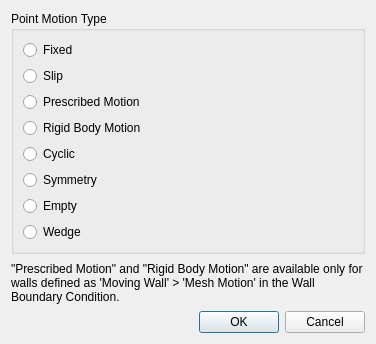
<?xml version="1.0" encoding="UTF-8"?>
<ui version="4.0">
 <class>PointMotionTypeDialog</class>
 <widget class="QDialog" name="PointMotionTypeDialog">
  <property name="geometry">
   <rect>
    <x>0</x>
    <y>0</y>
    <width>376</width>
    <height>344</height>
   </rect>
  </property>
  <property name="windowTitle">
   <string>Point Motion Type</string>
  </property>
  <layout class="QVBoxLayout" name="verticalLayout">
   <item>
    <widget class="QGroupBox" name="groupBox">
     <property name="title">
      <string>Point Motion Type</string>
     </property>
     <layout class="QVBoxLayout" name="verticalLayout_2">
      <item>
       <widget class="QRadioButton" name="fixedRadio">
        <property name="text">
         <string>Fixed</string>
        </property>
       </widget>
      </item>
      <item>
       <widget class="QRadioButton" name="slipRadio">
        <property name="text">
         <string>Slip</string>
        </property>
       </widget>
      </item>
      <item>
       <widget class="QRadioButton" name="prescribedMotionRadio">
        <property name="text">
         <string>Prescribed Motion</string>
        </property>
       </widget>
      </item>
      <item>
       <widget class="QRadioButton" name="rigidBodyMotionRadio">
        <property name="text">
         <string>Rigid Body Motion</string>
        </property>
       </widget>
      </item>
      <item>
       <widget class="QRadioButton" name="cyclicRadio">
        <property name="text">
         <string>Cyclic</string>
        </property>
       </widget>
      </item>
      <item>
       <widget class="QRadioButton" name="symmetryRadio">
        <property name="text">
         <string>Symmetry</string>
        </property>
       </widget>
      </item>
      <item>
       <widget class="QRadioButton" name="emptyRadio">
        <property name="text">
         <string>Empty</string>
        </property>
       </widget>
      </item>
      <item>
       <widget class="QRadioButton" name="wedgeRadio">
        <property name="text">
         <string>Wedge</string>
        </property>
       </widget>
      </item>
     </layout>
    </widget>
   </item>
   <item>
    <widget class="QLabel" name="label">
     <property name="text">
      <string>&quot;Prescribed Motion&quot; and &quot;Rigid Body Motion&quot; are available only for walls defined as 'Moving Wall' &gt; 'Mesh Motion' in the Wall Boundary Condition.</string>
     </property>
     <property name="wordWrap">
      <bool>true</bool>
     </property>
    </widget>
   </item>
   <item>
    <widget class="QDialogButtonBox" name="buttonBox">
     <property name="standardButtons">
      <set>QDialogButtonBox::StandardButton::Cancel|QDialogButtonBox::StandardButton::Ok</set>
     </property>
    </widget>
   </item>
  </layout>
 </widget>
 <resources/>
 <connections/>
</ui>
